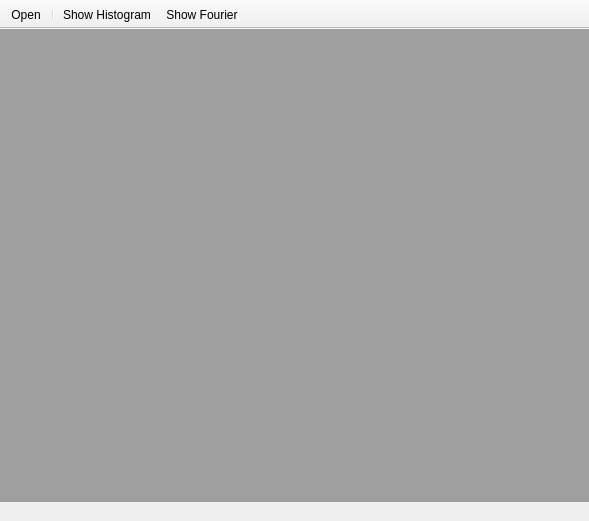
<?xml version="1.0" encoding="UTF-8"?>
<ui version="4.0">
 <class>MainWindow</class>
 <widget class="QMainWindow" name="MainWindow">
  <property name="geometry">
   <rect>
    <x>0</x>
    <y>0</y>
    <width>589</width>
    <height>521</height>
   </rect>
  </property>
  <property name="windowTitle">
   <string>Fourierism</string>
  </property>
  <widget class="QWidget" name="centralwidget">
   <layout class="QVBoxLayout" name="verticalLayout">
    <property name="spacing">
     <number>0</number>
    </property>
    <property name="margin">
     <number>0</number>
    </property>
    <item>
     <widget class="QMdiArea" name="mdiArea">
      <property name="frameShape">
       <enum>QFrame::NoFrame</enum>
      </property>
      <property name="frameShadow">
       <enum>QFrame::Plain</enum>
      </property>
      <property name="lineWidth">
       <number>0</number>
      </property>
      <property name="verticalScrollBarPolicy">
       <enum>Qt::ScrollBarAsNeeded</enum>
      </property>
      <property name="horizontalScrollBarPolicy">
       <enum>Qt::ScrollBarAsNeeded</enum>
      </property>
     </widget>
    </item>
   </layout>
  </widget>
  <widget class="QStatusBar" name="statusbar">
   <property name="sizeGripEnabled">
    <bool>false</bool>
   </property>
  </widget>
  <widget class="QToolBar" name="toolBar">
   <property name="windowTitle">
    <string>toolBar</string>
   </property>
   <property name="movable">
    <bool>false</bool>
   </property>
   <property name="floatable">
    <bool>false</bool>
   </property>
   <attribute name="toolBarArea">
    <enum>TopToolBarArea</enum>
   </attribute>
   <attribute name="toolBarBreak">
    <bool>false</bool>
   </attribute>
   <addaction name="action_open_file"/>
   <addaction name="separator"/>
   <addaction name="action_show_histogram"/>
   <addaction name="action_show_fourier"/>
  </widget>
  <action name="action_open_file">
   <property name="icon">
    <iconset>
     <normalon>:/vector/icons/open_file.png</normalon>
    </iconset>
   </property>
   <property name="text">
    <string>&amp;Open</string>
   </property>
  </action>
  <action name="action_save_file">
   <property name="icon">
    <iconset resource="../res/icons.qrc">
     <normaloff>:/vector/icons/save_file.png</normaloff>:/vector/icons/save_file.png</iconset>
   </property>
   <property name="text">
    <string>&amp;Save</string>
   </property>
  </action>
  <action name="action_save_as">
   <property name="text">
    <string>Save &amp;as</string>
   </property>
  </action>
  <action name="action_toggle_sidebar">
   <property name="checkable">
    <bool>true</bool>
   </property>
   <property name="checked">
    <bool>false</bool>
   </property>
   <property name="text">
    <string>Toggle Sidebar</string>
   </property>
  </action>
  <action name="action_show_fourier">
   <property name="checkable">
    <bool>true</bool>
   </property>
   <property name="icon">
    <iconset resource="../res/icons.qrc">
     <normaloff>:/vector/icons/show_fourier.png</normaloff>:/vector/icons/show_fourier.png</iconset>
   </property>
   <property name="text">
    <string>Show Fourier</string>
   </property>
  </action>
  <action name="action_show_histogram">
   <property name="checkable">
    <bool>true</bool>
   </property>
   <property name="icon">
    <iconset resource="../res/icons.qrc">
     <normaloff>:/vector/icons/show_histogram.png</normaloff>:/vector/icons/show_histogram.png</iconset>
   </property>
   <property name="text">
    <string>Show Histogram</string>
   </property>
  </action>
  <action name="action_show_info">
   <property name="icon">
    <iconset>
     <normalon>:/vector/icons/show_info.png</normalon>
    </iconset>
   </property>
   <property name="text">
    <string>Show info</string>
   </property>
  </action>
 </widget>
 <resources>
  <include location="../res/icons.qrc"/>
 </resources>
 <connections>
  <connection>
   <sender>mdiArea</sender>
   <signal>subWindowActivated(QMdiSubWindow*)</signal>
   <receiver>MainWindow</receiver>
   <slot>on_mdiArea_subWindowActivated(QMdiSubWindow*)</slot>
   <hints>
    <hint type="sourcelabel">
     <x>362</x>
     <y>87</y>
    </hint>
    <hint type="destinationlabel">
     <x>364</x>
     <y>-8</y>
    </hint>
   </hints>
  </connection>
 </connections>
 <slots>
  <slot>on_mdiArea_subWindowActivated(QMdiSubWindow*)</slot>
 </slots>
</ui>
